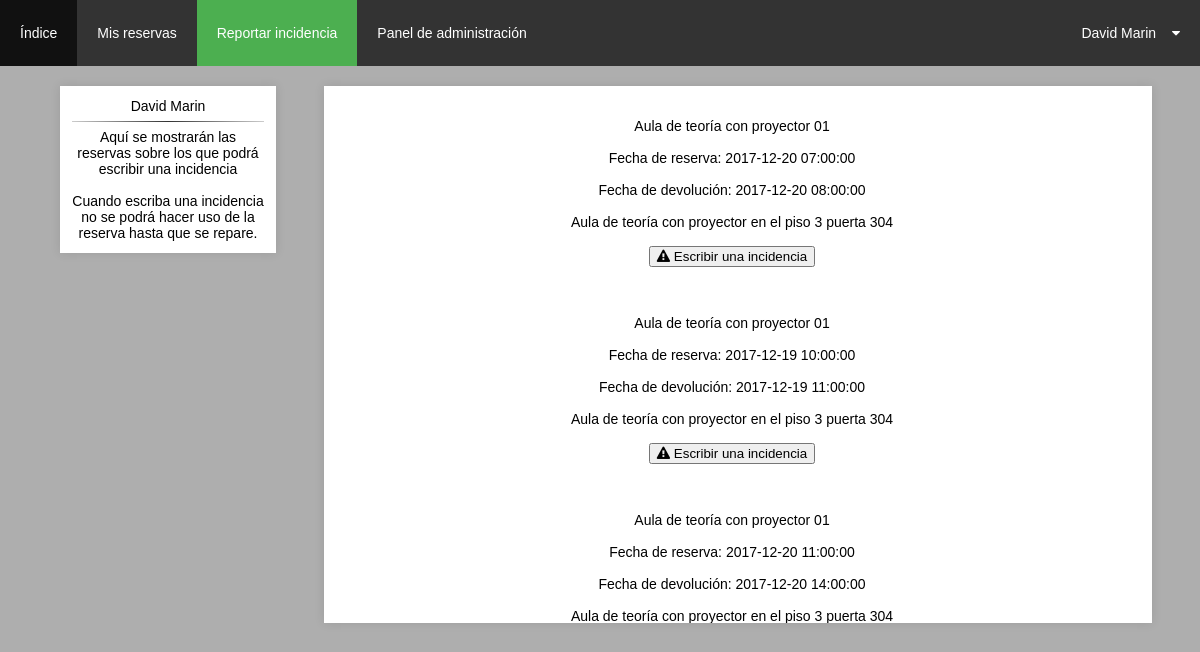
The app's page /php/reportar_incidencia.php (signed in) with its own data.
### tables this page shows
CREATE TABLE `usuario` (
  `usu_id` int(4) NOT NULL,
  `usu_nombre` varchar(50) NOT NULL,
  `usu_apellido` varchar(50) NOT NULL,
  `usu_correo` varchar(50) NOT NULL,
  `usu_password` varchar(50) NOT NULL,
  `usu_seguridad` varchar(30) NOT NULL,
  `usu_nivel` varchar(35) DEFAULT NULL,
  `usu_habilitado` tinyint(1) NOT NULL,
  `usu_foto` varchar(20) NOT NULL,
  `usu_direccion` varchar(50) DEFAULT NULL,
  `usu_telf` int(9) DEFAULT NULL
);

CREATE TABLE `reserva` (
  `res_id` int(4) NOT NULL,
  `res_fechainicio` timestamp NULL DEFAULT NULL,
  `res_fechadevolucion` timestamp NULL DEFAULT NULL,
  `usu_id` int(4) NOT NULL,
  `rec_id` int(4) NOT NULL,
  `res_habilitado` tinyint(1) NOT NULL
);

CREATE TABLE `recurso` (
  `rec_id` int(4) NOT NULL,
  `rec_tipo` varchar(25) NOT NULL,
  `rec_nombre` varchar(50) NOT NULL,
  `rec_descripcion` text,
  `rec_img` varchar(25) DEFAULT NULL,
  `rec_usado` int(3) NOT NULL,
  `rec_habilitado` tinyint(1) NOT NULL
);

### php/reportar_incidencia.php (the view, shortened to what this page needs)
<!DOCTYPE html>
<html>
<head>
	<link rel="stylesheet" href="../css/maincss.css">
  	<link rel="stylesheet" href="https://cdnjs.cloudflare.com/ajax/libs/font-awesome/4.7.0/css/font-awesome.min.css">
</head>
<body>
	<header id="main-header">
		<li><a href="index.php">Índice</a></li>
		<li><a href="mis_reservas.php">Mis reservas</a></li>
	  	<li><a  class="active" href="reportar_incidencia.php">Reportar incidencia</a></li>
	  	<?php
	  	if (isset($_SESSION['nivel'])) {
			   	if ($_SESSION['nivel']!="Usuario") {
			   		echo '<li><a href="admin_index.php">Panel de administración</a></li>';
		  		}
		 	}
	  	?>
	  	<div class="submenu">
	    <button type="button" class="dropbtn">
	    	<?php
	    	require("../bdd/conexion.php");
	    	mysqli_query($conexion, "SET NAMES 'utf8'");
	    	if (isset($_SESSION['login'])) {
	    	$usuariologin=$_SESSION['login'];
	    	$q="SELECT * FROM usuario WHERE usu_correo='$usuariologin'";
	    	$sql=mysqli_query($conexion,$q);
	    	$user=mysqli_fetch_array($sql);
	    	echo "$user[usu_nombre] $user[usu_apellido]";
	    	}else{
	    		header("Location: ../login.php");
	    	}
	    	?>
	      	<i id="font_awesome_left" class="fa fa-caret-down"></i>
	    </button>
	</div>
	</header>
	<div class="info_recurso">
		<?php
			if (isset($_SESSION['login'])) {
				require("../bdd/conexion.php");
				if (!$conexion) {
					echo "Error: No se pudo conectar a MySQL." . PHP_EOL;
		        	echo "errno de depuración: " . mysqli_connect_errno() . PHP_EOL;
		        	echo "error de depuración: " . mysqli_connect_error() . PHP_EOL;
				}else{
					mysqli_query($conexion, "SET NAMES 'utf8'");
					$usuariologeado=$_SESSION['login'];
					$q="SELECT * FROM usuario WHERE usu_correo='$usuariologeado'";
					$sql=mysqli_query($conexion,$q);
					$result=mysqli_fetch_array($sql);
					echo "<div class='inci'>";
					echo "$result[usu_nombre] $result[usu_apellido]";
					echo "<hr>";
					echo "Aquí se mostrarán las reservas sobre los que podrá escribir una incidencia<br><br>Cuando escriba una incidencia no se podrá hacer uso de la reserva hasta que se repare.";
					echo "</div>";
					$timezone= +1;
					$ahora=gmdate("Y-m-j H:i:s",time() + 3600*($timezone+date("I")));
					$q="SELECT  recurso.rec_habilitado,recurso.rec_nombre, recurso.rec_descripcion, reserva.res_fechainicio, reserva.res_fechadevolucion, recurso.rec_id, reserva.res_id FROM recurso INNER JOIN reserva ON reserva.rec_id=recurso.rec_id INNER JOIN usuario ON reserva.usu_id=usuario.usu_id WHERE usuario.usu_correo='$usuariologeado' AND recurso.rec_habilitado='0' AND reserva.res_fechadevolucion>'$ahora' AND reserva.res_habilitado='0'";
					$sql=mysqli_query($conexion,$q);
					if (mysqli_num_rows($sql)>0) {
						echo "<div id='incidencia'>";
						echo "<div class='info_recurso'>";
						while ($resultado=mysqli_fetch_array($sql)) {
							echo "<br><br>$resultado[rec_nombre]<br><br>";
							echo "Fecha de reserva: $resultado[res_fechainicio]<br><br>";
							$devolucion=$resultado['res_fechadevolucion'];
							if ($devolucion=="0000-00-00 00:00:00") {
								echo "Fecha de devolución: Por devolver";
							}else{
								echo "Fecha de devolución: $resultado[res_fechadevolucion]";
							}
							echo "<br><br> $resultado[rec_descripcion]<br><br>";
							$id=$resultado['rec_id'];
							echo "<a style='cursor:pointer' id='reportar_incidencia' onclick='mostrarincidencia($id)'><button type='button'><i class='fa fa-exclamation-triangle' aria-hidden='true'></i> Escribir una incidencia</button></a><br><br>";
						}
						echo "</div>";
						echo "</div>";
					}
					else{
						echo "<div id='incidencia'>";
						echo "<div class='info_recurso'>";
						echo "<br><br>Para poder escribir incidencias antes ha de reservar recursos. Vuelva cuando tenga una incidencia que reportar.<br><br>";
						echo "</div>";
						echo "</div>";
					}
				}
			}
		?>
	</div>
</body>
</html>

### css/maincss.css (style rules this page uses)
body { background-color: #AEAEAE; font-family: Arial; margin: auto; text-align: center; font-size: 14px; }
.inci { background: white; width: 16%; float: left; padding: 1% 1% 1% 1%; margin-left: 5%; margin-right: auto; margin-bottom: auto; box-shadow: 0 0 10px rgba(0,0,0,.1); }
#main-header { background: #333; color: white; height: 66px; width: 100%; left: 0; top: 0; list-style-type: none; }
li { float: left; }
li a { display: block; color: white; text-align: center; padding: 25px 20px; text-decoration: none; }
.active { background-color: #4CAF50; }
hr { border: 0; height: 1px; background: #333; background-image: linear-gradient(to right, #ccc, #333, #ccc); }
#incidencia { background: white; width: 68%; height: 525px; overflow: auto; margin-top: 20px; margin-left: 27%; margin-right: auto; margin-bottom: auto; box-shadow: 0 0 10px rgba(0,0,0,.1); padding: 0% 1% 1% 0%; }
.submenu { float: right; overflow: hidden; }
.submenu .dropbtn { font-size: 14px; border: none; outline: none; color: white; padding: 25px 20px; background-color: inherit; }
#font_awesome_left { margin-left: 12px; }

### records on screen
usuario: usu_nombre "David", usu_apellido "Marin"
reserva: rec.rec_nombre "Aula de teoría con proyector 01", res_fechainicio "2017-12-20 07:00:00", res_fechadevolucion "2017-12-20 08:00:00", rec.rec_descripcion "Aula de teoría con proyector en el piso 3 puerta 304"
reserva: rec.rec_nombre "Aula de teoría con proyector 01", res_fechainicio "2017-12-19 10:00:00", res_fechadevolucion "2017-12-19 11:00:00", rec.rec_descripcion "Aula de teoría con proyector en el piso 3 puerta 304"
reserva: rec.rec_nombre "Aula de teoría con proyector 01", res_fechainicio "2017-12-20 11:00:00", res_fechadevolucion "2017-12-20 14:00:00", rec.rec_descripcion "Aula de teoría con proyector en el piso 3 puerta 304"
